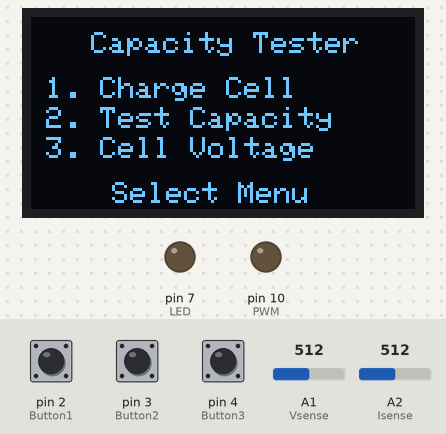
Simulated run of this sketch. Board: Arduino Uno, built with avr-gcc and run on an emulated ATmega328P. Parts: 128×64 one-colour display, output pins drawn as LEDs (lit = HIGH). Inputs (shaded band) come from the test bench; at power-on: pin 3 (Button2) HIGH, A1 (Vsense) = 512, pin 2 (Button1) HIGH, pin 4 (Button3) HIGH, A2 (Isense) = 512. What the sketch prints to the serial monitor is not drawn.

Above: at 2.2 s.
2.3 s: pin 3 (Button2) pulled LOW for 0.7 s
At 2.9 s:
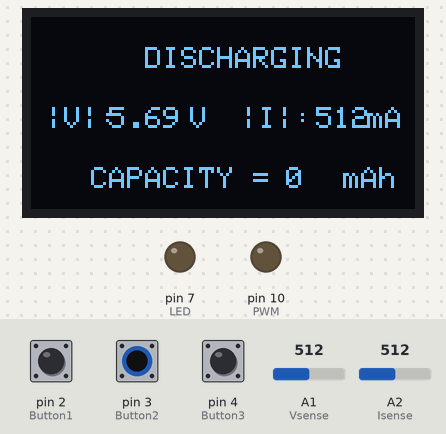
4.5 s: A1 (Vsense) set to 277
At 4.78 s:
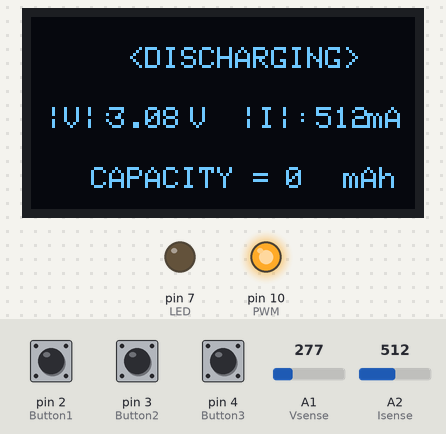
6.0 s: A1 (Vsense) set to 262
At 7.6 s:
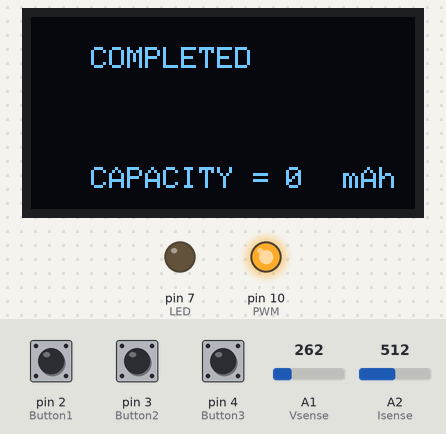
Timing chart, 0 to 9.1 s (numbered marks = the images above; inputs shaded):
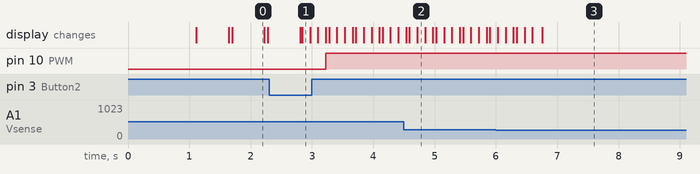

Measured:
- the behaviour switches between 271 and 270 on A1 (Vsense) (found by bisection; images 2 and 3)
- after the input at 2.3 s, pin 10 (PWM): LOW → HIGH after 0.93 s; the display: first differs from a run without the input after 0.54 s (image 1)

The sketch:

ADI_Cell_Capacity_Tester.ino
```cpp
#include <Wire.h>
#include <Adafruit_GFX.h>
#include <Adafruit_SSD1306.h>

#define SCREEN_WIDTH 128 // OLED display width, in pixels
#define SCREEN_HEIGHT 64 // OLED display height, in pixels

// Declaration for an SSD1306 display connected to I2C (SDA, SCL pins)
Adafruit_SSD1306 display(SCREEN_WIDTH, SCREEN_HEIGHT, &Wire, -1);


//Output Pins
const int PWM = 10;
const int LED = 7;
const int CE = 8;
//Input pins
const int Vsense = A1;
const int Isense = A2;
const int Button1 = 2;
const int Button2 = 3;
const int Button3 = 4;


//pre-sets
const int set_current = 500; //constant current for discharge set to 500mA
const int set_UV = 3.2; //under voltage cut of for cell set at 3.2V


//Global variables
int timer_count = 0;
int pwm_value = 0;
int Cell_Current = 0;
float Cell_Voltage = 0;
char Mode = 0;
int Capacity = 0;
int sec = 0;


void set_interrupt()
{
  cli(); //stop all interrupts
  //Timer2 (interrupt each 8.128 ms)
  // interrupt time = 1/(16Mhz/1024) * 127 =  8.128ms;
  TCCR2A = 0;                 // Reset entire TCCR1A to 0
  TCCR2B = 0;                 // Reset entire TCCR1B to 0
  TCCR2B |= B00000111;        //Set CS20, CS21 and CS22 to 1 so we get prescalar 1024
  TIMSK2 |= B00000100;        //Set OCIE1B to 1 so we enable compare match B
  OCR2B = 127;                //Finally we set compare register B to this value
  sei();                      //Enable back the interrupts
}

void setup() {
  set_interrupt();

  Serial.begin(9600);
  Serial.print("Battery Capacity Tester");
  pinMode(LED, OUTPUT);
  pinMode(CE, OUTPUT);
  pinMode (PWM, OUTPUT);

  pinMode (Button1, INPUT);
  pinMode (Button2, INPUT);
  pinMode (Button3, INPUT);

  digitalWrite (CE, LOW); //Turn off charging
  analogWrite(PWM, 0); //Turn off discharge

  display.begin(SSD1306_SWITCHCAPVCC, 0x3C);

  display.clearDisplay();
  display.setTextSize(1);
  display.setTextColor(WHITE);
  display.setCursor(5, 20);
  // Display static text
  display.println("Cell Capacity Tester");
  display.setCursor(25, 40);
  display.println("Circuit Digest");
  display.display();

  delay(1000);
}

void home_screen()
{
  display.clearDisplay();
  display.setCursor(20, 5); display.println("Capacity Tester");
  display.setCursor(5, 20); display.println("1. Charge Cell");
  display.setCursor(5, 30); display.println("2. Test Capacity");
  display.setCursor(5, 40); display.println("3. Cell Voltage");
  display.setCursor(15, 55); display.println("  Select Menu");
  display.display();
  delay (500);
  display.setCursor(15, 55); display.println("->Select Menu");
  display.display();
}

void Charge_cell()
{
  digitalWrite (CE, HIGH); //Turn on charging

  display.clearDisplay();
  display.setCursor(25, 10); display.println("---CHARGING---");
  display.setCursor(5, 40); display.println("Cell Voltage:     V");
  display.setCursor(90, 40); display.println(Cell_Voltage);
  display.display();
  delay (100);
  display.setCursor(25, 10); display.println(">--CHARGING--<"); display.display();
  delay (100);
  display.setCursor(25, 10); display.println(">>-CHARGING-<<"); display.display();
  delay (100);
  display.setCursor(25, 10); display.println(">>>CHARGING<<<"); display.display();
}

void Test_Capacity()
{
  digitalWrite (CE, LOW); //Turn off charging


  //Calculate capacity => Capacity (mAh) = (Discharge Current (mA) x Discharge Time (seconds)) / 3,600
  Capacity = (Cell_Current * sec) / 3600;
  Serial.println (Capacity);


  display.clearDisplay();
  display.setCursor(20, 10); display.println("   DISCHARGING   ");
  display.setCursor(5, 30); display.println("|V|:    V");
  display.setCursor(26, 30); display.println(Cell_Voltage);
  display.setCursor(70, 30); display.println("|I|:   mA");
  display.setCursor(95, 30); display.println(Cell_Current);
  display.setCursor(20, 50); display.println("CAPACITY =    mAh");
  display.setCursor(85, 50); display.println(Capacity);
  display.display();
  delay (100);
  display.setCursor(20, 10); display.println("  <DISCHARGING>"); display.display();
  delay (100);
  display.setCursor(20, 10); display.println(" <<DISCHARGING>> "); display.display();
  delay (100);
  display.setCursor(20, 10); display.println("<<<DISCHARGING>>>"); display.display();


  if (Cell_Voltage < set_UV) //If cell voltage is low stop discharging
  {
    pwm_value = 0;
    display.clearDisplay();
    display.setCursor(20, 10); display.println("COMPLETED");
    display.setCursor(20, 50); display.println("CAPACITY =    mAh");
    display.setCursor(85, 50); display.println(Capacity);
    display.display();
    while (1);
  }
  else //else adjust the pwm signal to get desired set current
  {
    //=>Regulate Cell Current using PWM
    if (Cell_Current < (set_current - 10)) //10mA tollerance
      pwm_value = pwm_value + 1;
    if (Cell_Current > (set_current + 10)) //10mA tollerance
      pwm_value = pwm_value - 1;
    if (pwm_value > 255)
      pwm_value = 255;
  }

  analogWrite(PWM, pwm_value);
}


void Cell_voltage()
{
  display.clearDisplay();
  digitalWrite (CE, LOW); //Turn off charging
  analogWrite(PWM, 0); //Turn off discharge
  display.setCursor(5, 40); display.println("Cell Voltage:     V");
  display.setCursor(90, 40); display.println(Cell_Voltage);
  display.display();
}


void loop() {

  //=>Read Cell Voltage and current
  Cell_Voltage = (analogRead(Vsense) * 1.111) / 100; //1.11 is the multipleir values based on our voltage divider used
  delay (10);
  Cell_Current = analogRead(Isense); //no multiplier value needed
  delay (10);


  if (Mode == 0) {
    home_screen();
  }
  if (digitalRead(Button1) == LOW || Mode == 1) {
    Mode = 1;
    Charge_cell();
  }
  if (digitalRead(Button2) == LOW || Mode == 2) {
    Mode = 2;
    Test_Capacity();
  }
  else {
    sec = 0; //do not start timer in other modes
  }
  if (digitalRead(Button3) == LOW || Mode == 3) {
    Mode = 3;
    Cell_voltage();
  }

}


ISR(TIMER2_COMPB_vect) {
  timer_count = timer_count + 1;
  if (timer_count >= 606) //for every 10sec
  {
    timer_count = 0;
    sec = sec + 10; // every 10 sec increment the seconds counter
  }
}
```
